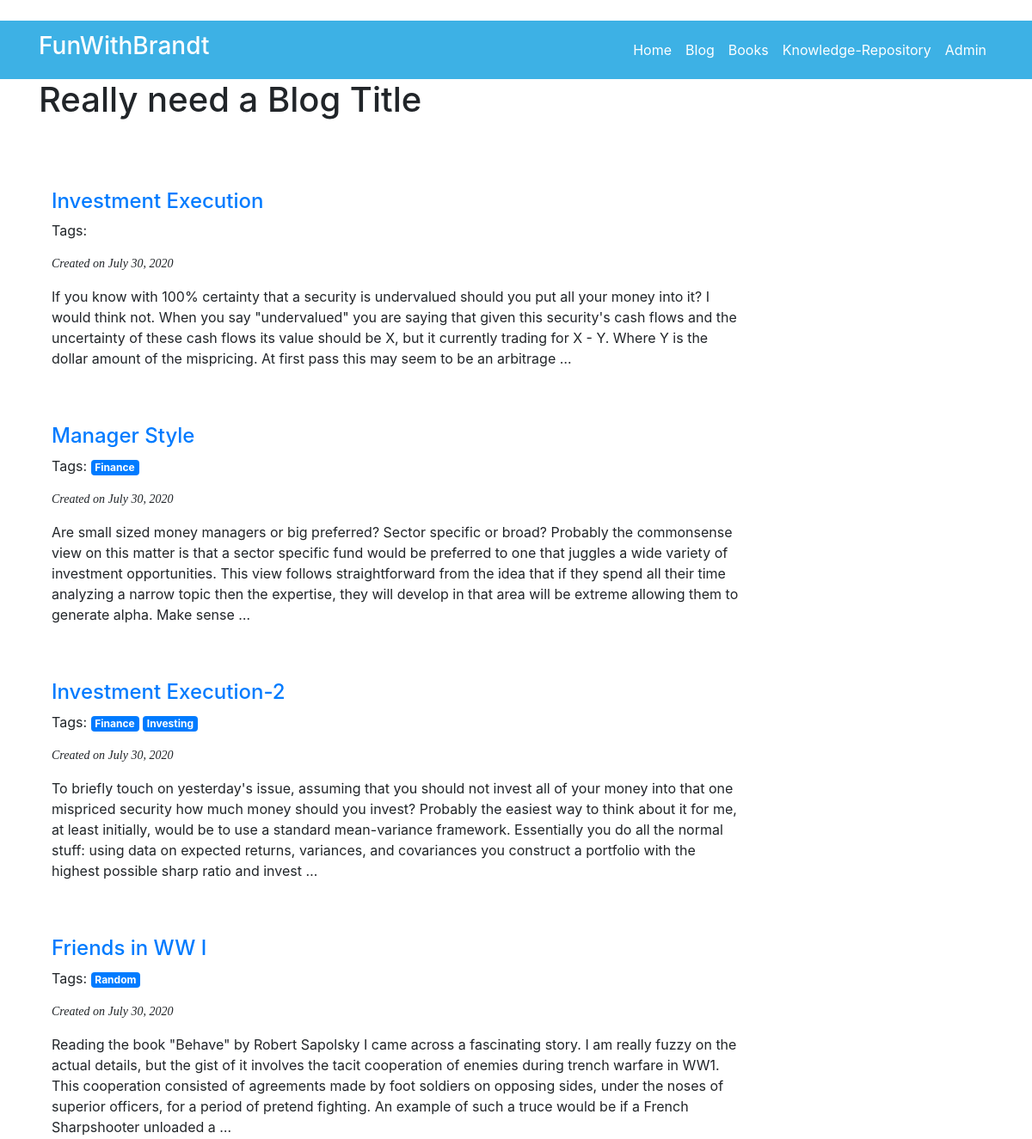
/blog/ (upper part), run on an earlier commit of the app's database.
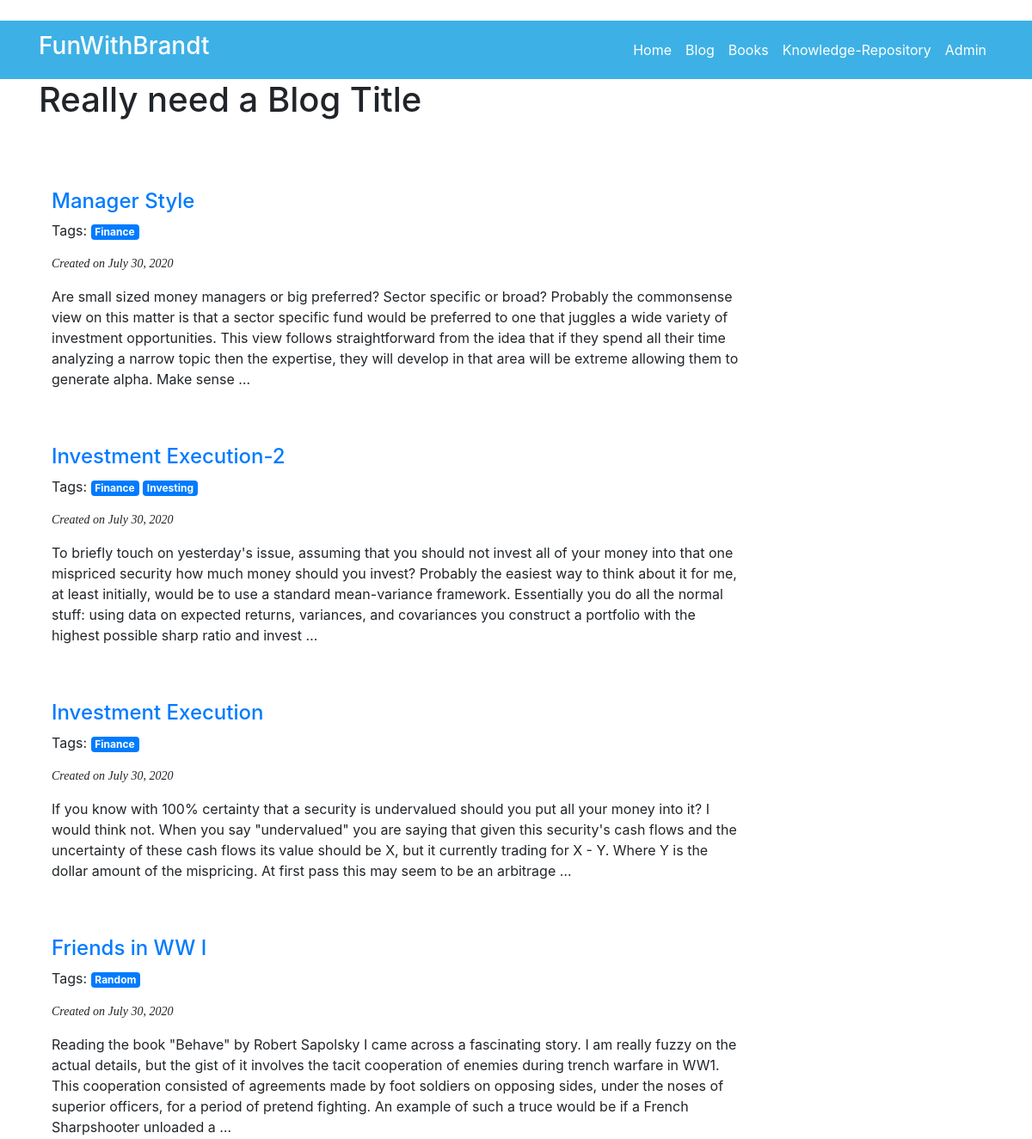
And on a later commit of the database.
### blog/models.py (models this page shows, shortened)
class PostBase(models.Model):
    post_title = models.CharField(max_length=300)
    slug = models.SlugField(max_length=300, unique_for_date='created') # I think this helps to make url strings
    post_body = models.TextField()
    created = models.DateTimeField(default=timezone.now)
    updated = models.DateField(auto_now=True)
    tags = TaggableManager()
    display = models.BooleanField(default=True)
    class Meta:
        ordering = ('-created',)

class BlogPost(PostBase):
    def get_absolute_url(self):
        return reverse('blog:post_detail',
                       args=[self.created.year,
                             self.created.month,
                             self.created.day,
                             self.slug])

class PostBase(models.Model):
    post_title = models.CharField(max_length=300)
    slug = models.SlugField(max_length=300, unique_for_date='created') # I think this helps to make url strings
    post_body = models.TextField()
    created = models.DateTimeField(default=timezone.now)
    updated = models.DateField(auto_now=True)
    tags = TaggableManager()
    display = models.BooleanField(default=True)
    class Meta:
        ordering = ('-created',)

### blog/views.py (the view)
# urls.py: path('blog/', views.post_list, name='post_list' ),
def post_list(request, tag_slug=None):
    blog_posts = BlogPost.objects.all()
    books = Book.objects.exclude(post_body='Placeholder')
    tag = None
    if tag_slug:
        tag = get_object_or_404(Tag, slug=tag_slug)
        blog_posts = blog_posts.filter(tags__in=[tag])
        books = books.filter(tags__in=[tag])
    posts_and_books = list(blog_posts) + list(books)
    posts_and_books.sort(reverse=True, key=lambda model: model.created)
    all_posts = []
    for i in range(len(posts_and_books)):
        all_posts.append((posts_and_books[i], posts_and_books[i].__class__.__name__))
    paginator = Paginator(all_posts, 7)
    page = request.GET.get('page') # Look at paginator template to see how this value would be set.
    try:
        all_posts = paginator.page(page)
    except PageNotAnInteger:
        all_posts = paginator.page(1)
    except EmptyPage:
        all_posts = paginator.page(paginator.num_pages)
    return render(request, 'blog/post/list.html', {'all_posts': all_posts, 'tag': tag})

### blog/models.py (called while the page is built)
    def get_absolute_url(self):
        return reverse('blog:book_detail',
                       args=[self.created.year,
                             self.created.month,
                             self.created.day,
                             self.slug])

### blog/templates/blog/post/list.html (shortened to what this page needs)
﻿{% extends "blog/base.html" %}
{% load static %}
{% block content %}
    <h1>Really need a Blog Title</h1>
    <br /><br /><br />
    <div class="col-md-9">
        {% for post, type in all_posts %}
            {% if type == 'BlogPost' %}
                <div>
                    <h4>
                        <a class="blog-title" href="{{ post.get_absolute_url }}">{{ post.post_title }}</a>
                    </h4>
                    <p>
                        Tags:
                        {% for tag in post.tags.all %}
                            <a class="badge badge-primary" href="{% url "blog:post_list_by_tag" tag.slug %}">
                                {{ tag.name }}
                            </a>
                        {% endfor %}
                    </p>
                    <p class="date">
                        Created on {{ post.created|date:"DATE_FORMAT" }}
                    </p>
                    {{ post.post_body|truncatewords:75|linebreaks }}
                </div>
                <br /><br />
            {% elif type == 'Book' %}
                <br /><br />
            {% endif %}
        {% endfor %}
    </div>
{% endblock %}

What changed in the data, as far as the page shows it:
changed BlogPost "Investment Execution": gains Tag (name "Finance"); moves down the list
